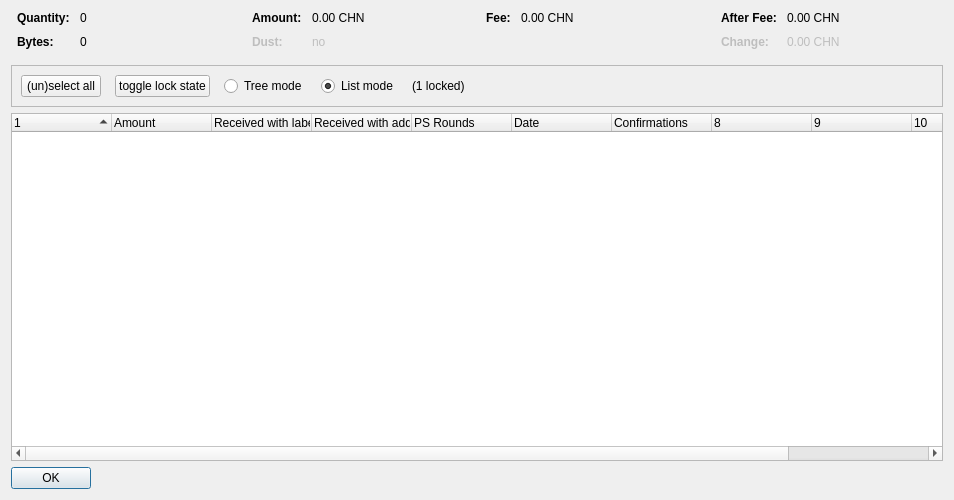
<?xml version="1.0" encoding="UTF-8"?>
<ui version="4.0">
 <class>CoinControlDialog</class>
 <widget class="QDialog" name="CoinControlDialog">
  <property name="geometry">
   <rect>
    <x>0</x>
    <y>0</y>
    <width>954</width>
    <height>500</height>
   </rect>
  </property>
  <property name="windowTitle">
   <string>Coin Selection</string>
  </property>
  <layout class="QVBoxLayout" name="verticalLayout">
   <item>
    <layout class="QHBoxLayout" name="horizontalLayoutTop" stretch="0,0,0,0">
     <property name="topMargin">
      <number>0</number>
     </property>
     <property name="bottomMargin">
      <number>10</number>
     </property>
     <item>
      <layout class="QFormLayout" name="formLayoutCoinControl1">
       <property name="horizontalSpacing">
        <number>10</number>
       </property>
       <property name="verticalSpacing">
        <number>10</number>
       </property>
       <property name="leftMargin">
        <number>6</number>
       </property>
       <property name="rightMargin">
        <number>6</number>
       </property>
       <item row="0" column="0">
        <widget class="QLabel" name="labelCoinControlQuantityText">
         <property name="font">
          <font>
           <weight>75</weight>
           <bold>true</bold>
          </font>
         </property>
         <property name="text">
          <string>Quantity:</string>
         </property>
        </widget>
       </item>
       <item row="0" column="1">
        <widget class="QLabel" name="labelCoinControlQuantity">
         <property name="cursor">
          <cursorShape>IBeamCursor</cursorShape>
         </property>
         <property name="contextMenuPolicy">
          <enum>Qt::ActionsContextMenu</enum>
         </property>
         <property name="text">
          <string notr="true">0</string>
         </property>
         <property name="textInteractionFlags">
          <set>Qt::LinksAccessibleByMouse|Qt::TextSelectableByKeyboard|Qt::TextSelectableByMouse</set>
         </property>
        </widget>
       </item>
       <item row="1" column="0">
        <widget class="QLabel" name="labelCoinControlBytesText">
         <property name="font">
          <font>
           <weight>75</weight>
           <bold>true</bold>
          </font>
         </property>
         <property name="text">
          <string>Bytes:</string>
         </property>
        </widget>
       </item>
       <item row="1" column="1">
        <widget class="QLabel" name="labelCoinControlBytes">
         <property name="cursor">
          <cursorShape>IBeamCursor</cursorShape>
         </property>
         <property name="contextMenuPolicy">
          <enum>Qt::ActionsContextMenu</enum>
         </property>
         <property name="text">
          <string notr="true">0</string>
         </property>
         <property name="textInteractionFlags">
          <set>Qt::LinksAccessibleByMouse|Qt::TextSelectableByKeyboard|Qt::TextSelectableByMouse</set>
         </property>
        </widget>
       </item>
      </layout>
     </item>
     <item>
      <layout class="QFormLayout" name="formLayoutCoinControl2">
       <property name="horizontalSpacing">
        <number>10</number>
       </property>
       <property name="verticalSpacing">
        <number>10</number>
       </property>
       <property name="leftMargin">
        <number>6</number>
       </property>
       <property name="rightMargin">
        <number>6</number>
       </property>
       <item row="0" column="0">
        <widget class="QLabel" name="labelCoinControlAmountText">
         <property name="font">
          <font>
           <weight>75</weight>
           <bold>true</bold>
          </font>
         </property>
         <property name="text">
          <string>Amount:</string>
         </property>
        </widget>
       </item>
       <item row="0" column="1">
        <widget class="QLabel" name="labelCoinControlAmount">
         <property name="cursor">
          <cursorShape>IBeamCursor</cursorShape>
         </property>
         <property name="contextMenuPolicy">
          <enum>Qt::ActionsContextMenu</enum>
         </property>
         <property name="text">
          <string notr="true">0.00 CHN</string>
         </property>
         <property name="textInteractionFlags">
          <set>Qt::LinksAccessibleByMouse|Qt::TextSelectableByKeyboard|Qt::TextSelectableByMouse</set>
         </property>
        </widget>
       </item>
       <item row="1" column="0">
        <widget class="QLabel" name="labelCoinControlLowOutputText">
         <property name="enabled">
          <bool>false</bool>
         </property>
         <property name="font">
          <font>
           <weight>75</weight>
           <bold>true</bold>
          </font>
         </property>
         <property name="text">
          <string>Dust:</string>
         </property>
        </widget>
       </item>
       <item row="1" column="1">
        <widget class="QLabel" name="labelCoinControlLowOutput">
         <property name="enabled">
          <bool>false</bool>
         </property>
         <property name="cursor">
          <cursorShape>IBeamCursor</cursorShape>
         </property>
         <property name="contextMenuPolicy">
          <enum>Qt::ActionsContextMenu</enum>
         </property>
         <property name="text">
          <string notr="true">no</string>
         </property>
         <property name="textInteractionFlags">
          <set>Qt::LinksAccessibleByMouse|Qt::TextSelectableByKeyboard|Qt::TextSelectableByMouse</set>
         </property>
        </widget>
       </item>
      </layout>
     </item>
     <item>
      <layout class="QFormLayout" name="formLayoutCoinControl3">
       <property name="horizontalSpacing">
        <number>10</number>
       </property>
       <property name="verticalSpacing">
        <number>10</number>
       </property>
       <property name="leftMargin">
        <number>6</number>
       </property>
       <property name="rightMargin">
        <number>6</number>
       </property>
       <item row="0" column="0">
        <widget class="QLabel" name="labelCoinControlFeeText">
         <property name="font">
          <font>
           <weight>75</weight>
           <bold>true</bold>
          </font>
         </property>
         <property name="text">
          <string>Fee:</string>
         </property>
        </widget>
       </item>
       <item row="0" column="1">
        <widget class="QLabel" name="labelCoinControlFee">
         <property name="cursor">
          <cursorShape>IBeamCursor</cursorShape>
         </property>
         <property name="contextMenuPolicy">
          <enum>Qt::ActionsContextMenu</enum>
         </property>
         <property name="text">
          <string notr="true">0.00 CHN</string>
         </property>
         <property name="textInteractionFlags">
          <set>Qt::LinksAccessibleByMouse|Qt::TextSelectableByKeyboard|Qt::TextSelectableByMouse</set>
         </property>
        </widget>
       </item>
      </layout>
     </item>
     <item>
      <layout class="QFormLayout" name="formLayoutCoinControl4">
       <property name="horizontalSpacing">
        <number>10</number>
       </property>
       <property name="verticalSpacing">
        <number>10</number>
       </property>
       <property name="leftMargin">
        <number>6</number>
       </property>
       <property name="rightMargin">
        <number>6</number>
       </property>
       <item row="0" column="0">
        <widget class="QLabel" name="labelCoinControlAfterFeeText">
         <property name="font">
          <font>
           <weight>75</weight>
           <bold>true</bold>
          </font>
         </property>
         <property name="text">
          <string>After Fee:</string>
         </property>
        </widget>
       </item>
       <item row="0" column="1">
        <widget class="QLabel" name="labelCoinControlAfterFee">
         <property name="cursor">
          <cursorShape>IBeamCursor</cursorShape>
         </property>
         <property name="contextMenuPolicy">
          <enum>Qt::ActionsContextMenu</enum>
         </property>
         <property name="text">
          <string notr="true">0.00 CHN</string>
         </property>
         <property name="textInteractionFlags">
          <set>Qt::LinksAccessibleByMouse|Qt::TextSelectableByKeyboard|Qt::TextSelectableByMouse</set>
         </property>
        </widget>
       </item>
       <item row="1" column="0">
        <widget class="QLabel" name="labelCoinControlChangeText">
         <property name="enabled">
          <bool>false</bool>
         </property>
         <property name="font">
          <font>
           <weight>75</weight>
           <bold>true</bold>
          </font>
         </property>
         <property name="text">
          <string>Change:</string>
         </property>
        </widget>
       </item>
       <item row="1" column="1">
        <widget class="QLabel" name="labelCoinControlChange">
         <property name="enabled">
          <bool>false</bool>
         </property>
         <property name="cursor">
          <cursorShape>IBeamCursor</cursorShape>
         </property>
         <property name="contextMenuPolicy">
          <enum>Qt::ActionsContextMenu</enum>
         </property>
         <property name="text">
          <string notr="true">0.00 CHN</string>
         </property>
         <property name="textInteractionFlags">
          <set>Qt::LinksAccessibleByMouse|Qt::TextSelectableByKeyboard|Qt::TextSelectableByMouse</set>
         </property>
        </widget>
       </item>
      </layout>
     </item>
    </layout>
   </item>
   <item>
    <widget class="QFrame" name="frame">
     <property name="minimumSize">
      <size>
       <width>0</width>
       <height>40</height>
      </size>
     </property>
     <property name="frameShape">
      <enum>QFrame::StyledPanel</enum>
     </property>
     <property name="frameShadow">
      <enum>QFrame::Sunken</enum>
     </property>
     <layout class="QHBoxLayout" name="horizontalLayout">
      <item>
       <layout class="QHBoxLayout" name="horizontalLayoutPanel" stretch="0,0,0,0,0,0">
        <property name="spacing">
         <number>14</number>
        </property>
        <item>
         <widget class="QPushButton" name="pushButtonSelectAll">
          <property name="sizePolicy">
           <sizepolicy hsizetype="Maximum" vsizetype="Fixed">
            <horstretch>0</horstretch>
            <verstretch>0</verstretch>
           </sizepolicy>
          </property>
          <property name="text">
           <string>(un)select all</string>
          </property>
          <property name="autoDefault">
           <bool>false</bool>
          </property>
         </widget>
        </item>
        <item>
         <widget class="QPushButton" name="pushButtonToggleLock">
          <property name="sizePolicy">
           <sizepolicy hsizetype="Maximum" vsizetype="Fixed">
            <horstretch>0</horstretch>
            <verstretch>0</verstretch>
           </sizepolicy>
          </property>
          <property name="text">
           <string>toggle lock state</string>
          </property>
          <property name="autoDefault">
           <bool>false</bool>
          </property>
         </widget>
        </item>
        <item>
         <widget class="QRadioButton" name="radioTreeMode">
          <property name="sizePolicy">
           <sizepolicy hsizetype="Maximum" vsizetype="Fixed">
            <horstretch>0</horstretch>
            <verstretch>0</verstretch>
           </sizepolicy>
          </property>
          <property name="text">
           <string>Tree mode</string>
          </property>
         </widget>
        </item>
        <item>
         <widget class="QRadioButton" name="radioListMode">
          <property name="sizePolicy">
           <sizepolicy hsizetype="Maximum" vsizetype="Fixed">
            <horstretch>0</horstretch>
            <verstretch>0</verstretch>
           </sizepolicy>
          </property>
          <property name="text">
           <string>List mode</string>
          </property>
          <property name="checked">
           <bool>true</bool>
          </property>
         </widget>
        </item>
        <item>
         <widget class="QLabel" name="labelLocked">
          <property name="text">
           <string>(1 locked)</string>
          </property>
         </widget>
        </item>
        <item>
         <spacer name="horizontalSpacer">
          <property name="orientation">
           <enum>Qt::Horizontal</enum>
          </property>
          <property name="sizeHint" stdset="0">
           <size>
            <width>40</width>
            <height>20</height>
           </size>
          </property>
         </spacer>
        </item>
       </layout>
      </item>
     </layout>
    </widget>
   </item>
   <item>
    <widget class="CoinControlTreeWidget" name="treeWidget">
     <property name="contextMenuPolicy">
      <enum>Qt::CustomContextMenu</enum>
     </property>
     <property name="sortingEnabled">
      <bool>false</bool>
     </property>
     <property name="columnCount">
      <number>11</number>
     </property>
     <attribute name="headerShowSortIndicator" stdset="0">
      <bool>true</bool>
     </attribute>
     <attribute name="headerStretchLastSection">
      <bool>false</bool>
     </attribute>
     <column>
      <property name="text">
       <string/>
      </property>
     </column>
     <column>
      <property name="text">
       <string>Amount</string>
      </property>
     </column>
     <column>
      <property name="text">
       <string>Received with label</string>
      </property>
     </column>
     <column>
      <property name="text">
       <string>Received with address</string>
      </property>
     </column>
     <column>
      <property name="text">
       <string>PS Rounds</string>
      </property>
     </column>
     <column>
      <property name="text">
       <string>Date</string>
      </property>
     </column>
     <column>
      <property name="text">
       <string>Confirmations</string>
      </property>
      <property name="toolTip">
       <string>Confirmed</string>
      </property>
     </column>
     <column>
      <property name="text">
       <string/>
      </property>
     </column>
     <column>
      <property name="text">
       <string/>
      </property>
     </column>
     <column>
      <property name="text">
       <string/>
      </property>
     </column>
     <column>
      <property name="text">
       <string/>
      </property>
     </column>
    </widget>
   </item>
   <item>
    <widget class="QDialogButtonBox" name="buttonBox">
     <property name="sizePolicy">
      <sizepolicy hsizetype="Maximum" vsizetype="Fixed">
       <horstretch>0</horstretch>
       <verstretch>0</verstretch>
      </sizepolicy>
     </property>
     <property name="orientation">
      <enum>Qt::Horizontal</enum>
     </property>
     <property name="standardButtons">
      <set>QDialogButtonBox::Ok</set>
     </property>
    </widget>
   </item>
  </layout>
 </widget>
 <customwidgets>
  <customwidget>
   <class>CoinControlTreeWidget</class>
   <extends>QTreeWidget</extends>
   <header>coincontroltreewidget.h</header>
  </customwidget>
 </customwidgets>
 <resources/>
 <connections/>
</ui>
